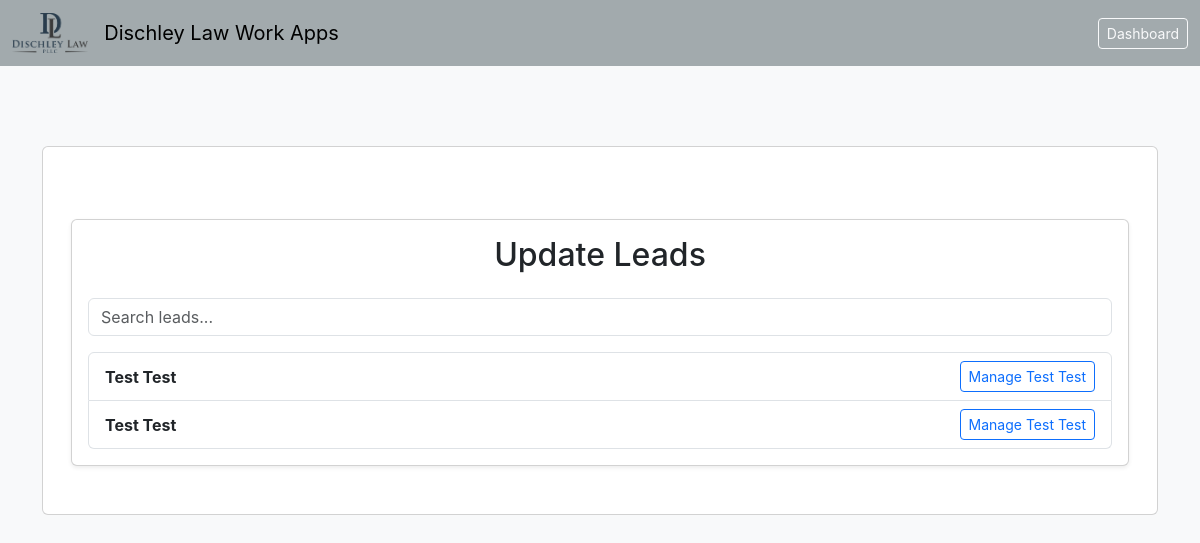
The app's page /lead-links, older data.
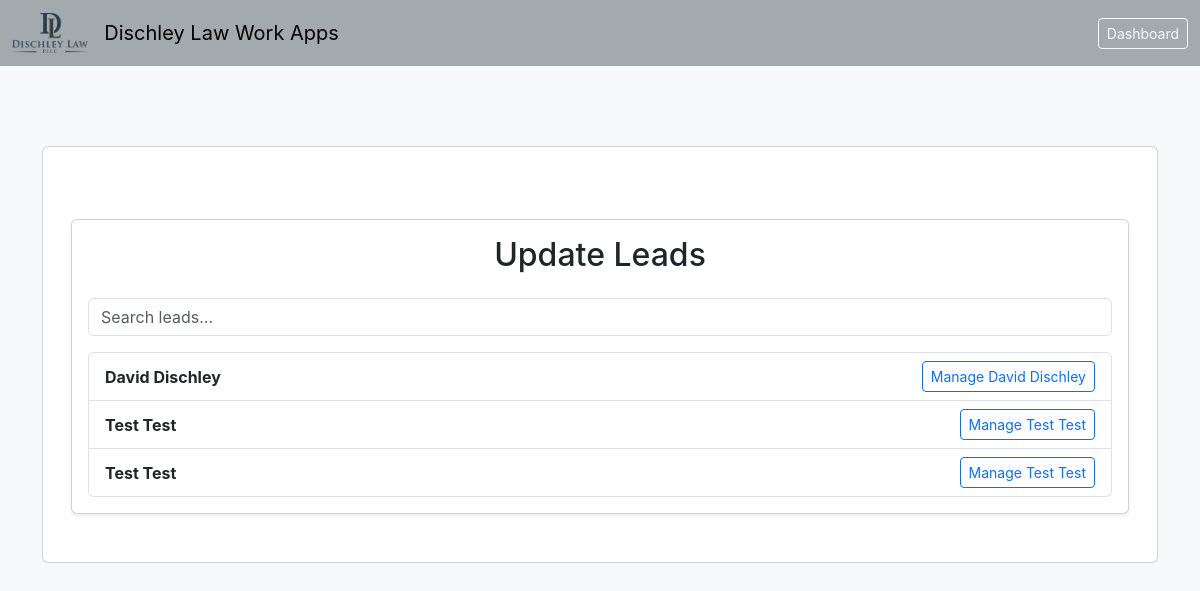
The same page, newer data.
### main.py (models this page shows)
class Lead(db.Model):
    id = db.Column(db.Integer, primary_key=True)
    name = db.Column(db.String(120), nullable=False)
    phone = db.Column(db.String(20))
    email = db.Column(db.String(120))
    court_date = db.Column(db.String(20))
    court_time = db.Column(db.String(20))
    court = db.Column(db.String(200))
    notes = db.Column(db.Text)
    facts = db.Column(db.Text)
    created_at = db.Column(db.DateTime, default=datetime.utcnow)
    send_retainer = db.Column(db.Boolean, default=False)
    retainer_amount = db.Column(db.String(50))
    lvm = db.Column(db.Boolean, default=False)
    not_pc = db.Column(db.Boolean, default=False)
    quote = db.Column(db.String(50), default="")
    lead_source = db.Column(db.String(100))
    case_type = db.Column(db.String(100))
    charges = db.Column(db.Text)
    staff_member = db.Column(db.String(100))
    absence_waiver = db.Column(db.Boolean, default=False)
    homework = db.Column(db.Text, default="")
    attorney = db.Column(db.String(100))
    homework_driving_record = db.Column(db.Boolean, default=False)
    homework_reckless_program = db.Column(db.Boolean, default=False)
    homework_driver_improvement = db.Column(db.Boolean, default=False)
    homework_speedometer = db.Column(db.Boolean, default=False)
    homework_community_service = db.Column(db.Boolean, default=False)
    homework_community_service_hours = db.Column(db.String(20))
    homework_substance_evaluation = db.Column(db.Boolean, default=False)
    homework_asap = db.Column(db.Boolean, default=False)
    homework_shoplifting = db.Column(db.Boolean, default=False)
    homework_medical_conditions = db.Column(db.Boolean, default=False)
    homework_photos = db.Column(db.Boolean, default=False)
    homework_shoplifting_program = db.Column(db.Boolean, default=False)
    homework_military_awards = db.Column(db.Boolean, default=False)
    homework_dd214 = db.Column(db.Boolean, default=False)
    homework_community_involvement = db.Column(db.Boolean, default=False)
    homework_anger_management_courseforcourt = db.Column(db.Boolean, default=False)
    homework_vasap = db.Column(db.Boolean, default=False)
    homework_substance_abuse_treatment = db.Column(db.Boolean, default=False)
    homework_substance_abuse_counseling = db.Column(db.Boolean, default=False)
    homework_transcripts = db.Column(db.Boolean, default=False)
    calling = db.Column(db.Boolean, default=False)
    calling_back = db.Column(db.Boolean, default=False)
    homework_additional = db.Column(db.Boolean, default=False)
    homework_additional_notes = db.Column(db.String(200))
    homework_no_hw = db.Column(db.Boolean, default=False)
    plea_offer = db.Column(db.Text)

### main.py (the view)
@app.route("/lead-links")
def lead_links():
    links = []
    for lead in Lead.query.order_by(Lead.created_at.desc()).all():
        links.append({
            "name": lead.name,
            "id": lead.id,
            "manage_url": url_for("view_lead", lead_id=lead.id)
        })
    return render_template("lead-links.html", links=links)

### main.py (called while the page is built)
def register_after_request(app):
    @app.after_request
    def add_no_cache_headers(response):
        response.headers["Cache-Control"] = "no-store, no-cache, must-revalidate, max-age=0"
        response.headers["Pragma"] = "no-cache"
        response.headers["Expires"] = "0"
        return response

### templates/lead-links.html (shortened to what this page needs)
{% extends "base.html" %}
{% block content %}
<div class="container mt-4">
  <div class="card shadow-sm">
    <div class="card-body">
      <h2 class="card-title text-center mb-4">Update Leads</h2>
      <div class="mb-3">
        <input type="text" id="leadSearch" class="form-control" placeholder="Search leads..." onkeyup="filterLeads()">
      </div>
      {% if links %}
        <ul class="list-group">
          {% for link in links %}
            <li class="list-group-item d-flex flex-column flex-md-row justify-content-between align-items-start align-items-md-center">
              <strong class="mb-2 mb-md-0">{{ link.name }}</strong>
              <a href="{{ url_for('view_lead', lead_id=link.id) }}" class="btn btn-sm btn-outline-primary">Manage {{ link.name }}</a>
            </li>
          {% endfor %}
        </ul>
      {% else %}
        <p class="text-center text-muted">No leads found.</p>
      {% endif %}
    </div>
  </div>
</div>
{% endblock %}

Row changes from the older to the newer data that the page shows:
added Lead: name "David Dischley"
